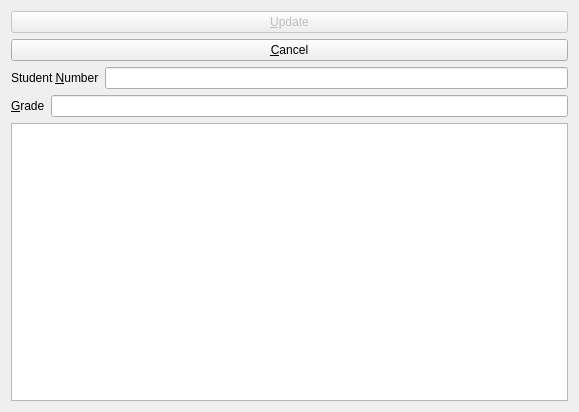
<?xml version="1.0" encoding="UTF-8"?>
<ui version="4.0">
 <class>GradeDialog</class>
 <widget class="QDialog" name="GradeDialog">
  <property name="geometry">
   <rect>
    <x>0</x>
    <y>0</y>
    <width>579</width>
    <height>412</height>
   </rect>
  </property>
  <property name="windowTitle">
   <string>Dialog</string>
  </property>
  <layout class="QGridLayout" name="gridLayout">
   <item row="0" column="0">
    <layout class="QVBoxLayout" name="verticalLayout">
     <item>
      <widget class="QPushButton" name="updateButton">
       <property name="enabled">
        <bool>false</bool>
       </property>
       <property name="text">
        <string>&amp;Update</string>
       </property>
      </widget>
     </item>
     <item>
      <widget class="QPushButton" name="cancelButton">
       <property name="text">
        <string>&amp;Cancel</string>
       </property>
      </widget>
     </item>
    </layout>
   </item>
   <item row="1" column="0">
    <layout class="QVBoxLayout" name="verticalLayout_2">
     <item>
      <layout class="QHBoxLayout" name="horizontalLayout_2">
       <item>
        <widget class="QLabel" name="label">
         <property name="text">
          <string>Student &amp;Number</string>
         </property>
         <property name="buddy">
          <cstring>lineEdit</cstring>
         </property>
        </widget>
       </item>
       <item>
        <widget class="QLineEdit" name="lineEdit"/>
       </item>
      </layout>
     </item>
     <item>
      <layout class="QHBoxLayout" name="horizontalLayout">
       <item>
        <widget class="QLabel" name="label_2">
         <property name="text">
          <string>&amp;Grade</string>
         </property>
         <property name="buddy">
          <cstring>lineEdit_2</cstring>
         </property>
        </widget>
       </item>
       <item>
        <widget class="QLineEdit" name="lineEdit_2"/>
       </item>
      </layout>
     </item>
    </layout>
   </item>
   <item row="2" column="0">
    <widget class="QListWidget" name="list"/>
   </item>
  </layout>
 </widget>
 <resources/>
 <connections>
  <connection>
   <sender>cancelButton</sender>
   <signal>clicked()</signal>
   <receiver>GradeDialog</receiver>
   <slot>reject()</slot>
   <hints>
    <hint type="sourcelabel">
     <x>77</x>
     <y>66</y>
    </hint>
    <hint type="destinationlabel">
     <x>100</x>
     <y>255</y>
    </hint>
   </hints>
  </connection>
 </connections>
</ui>
